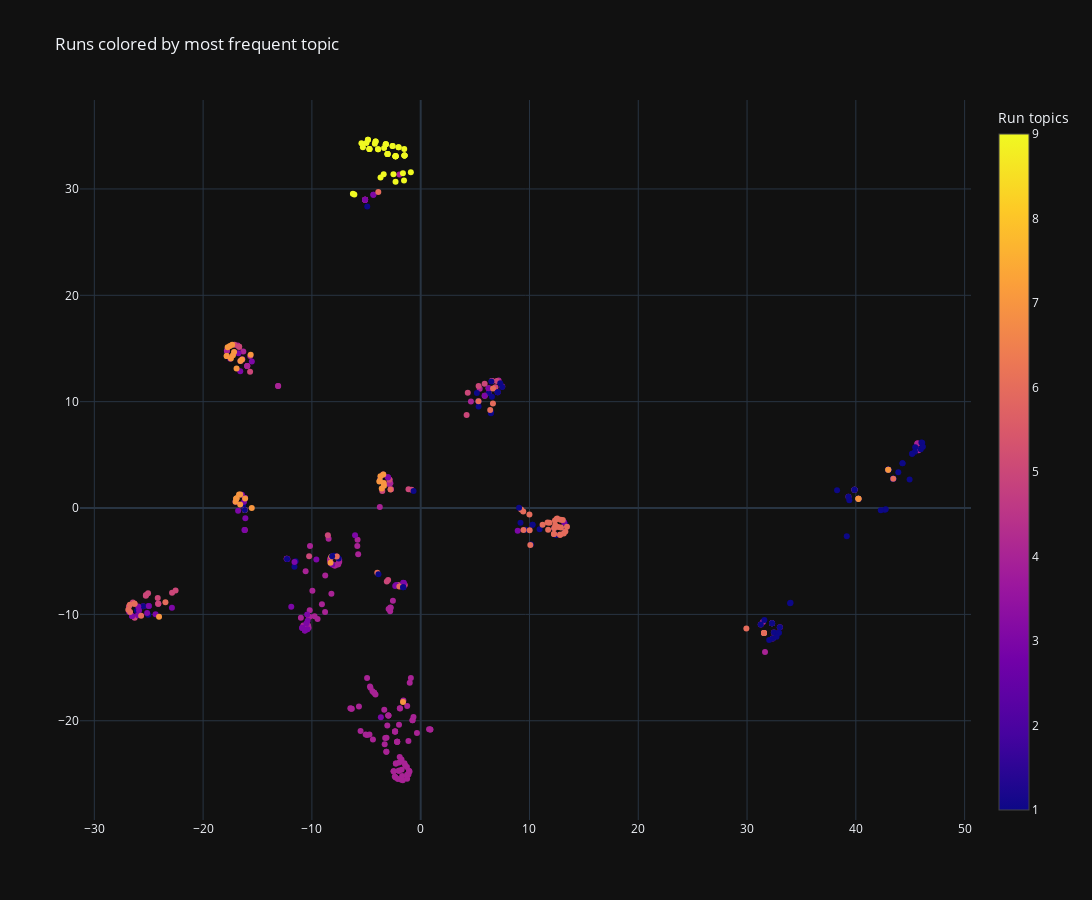

Notebook code for this chart:
### Markdown cell above
## Color runs based on the most frequent topic in this run

### Code cell
fig = px.scatter(df_output, x='x', y='y', color='walk_best_topic',
                 #hover_data=['walk_best_topic'], hover_name='video_best_topic',

                 width=800, height=800,
                 title='Runs colored by most frequent topic')

customdata = df_output[['video_best_topic', 'walk_best_topic', 'walk']]

fig = go.Figure(go.Scatter(
    x=df_output['x'], y=df_output['y'],
    customdata=customdata,
    marker=dict(color=df_output['walk_best_topic_id'], colorbar=dict(title='Run topics')),
    mode='markers', name='',
    hovertemplate=
    '<br>Video topic : %{customdata[0]}</b><br>Run topic : %{customdata[1]}</b><br>Run id : %{customdata[2]}</br>'
))

fig.update_layout(
    width=1200,
    height=900,
    title='Runs colored by most frequent topic'
)
fig.show()

### Figure 1 — Plotly figure (JSON) as saved in the notebook; plotly's stock layout.template omitted (floating-point values rounded to 4 significant figures; data arrays with more than 128 entries replaced by an {"elided": "..."} marker saying what was removed)
{"data": [{"customdata": {"elided": "491x3 mixed values"}, "hovertemplate": "<br>Video topic : %{customdata[0]}</b><br>Run topic : %{customdata[1]}</b><br>Run id : %{customdata[2]}</br>", "marker": {"color": {"elided": "491 int values"}, "colorbar": {"title": {"text": "Run topics"}}}, "mode": "markers", "name": "", "x": {"elided": "491 float values"}, "y": {"elided": "491 float values"}, "type": "scatter"}], "layout": {"width": 1200, "height": 900, "title": {"text": "Runs colored by most frequent topic"}}}
